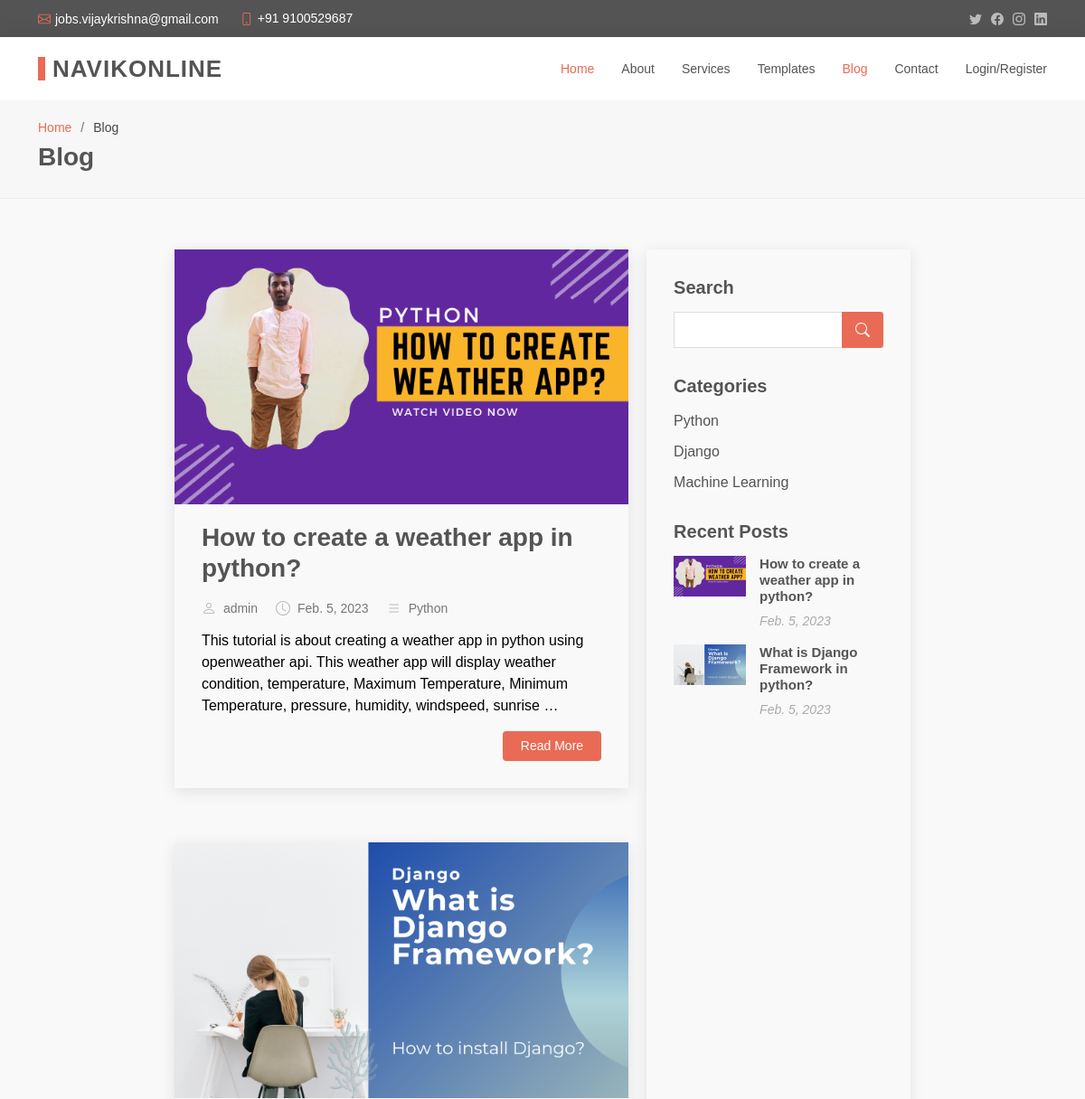
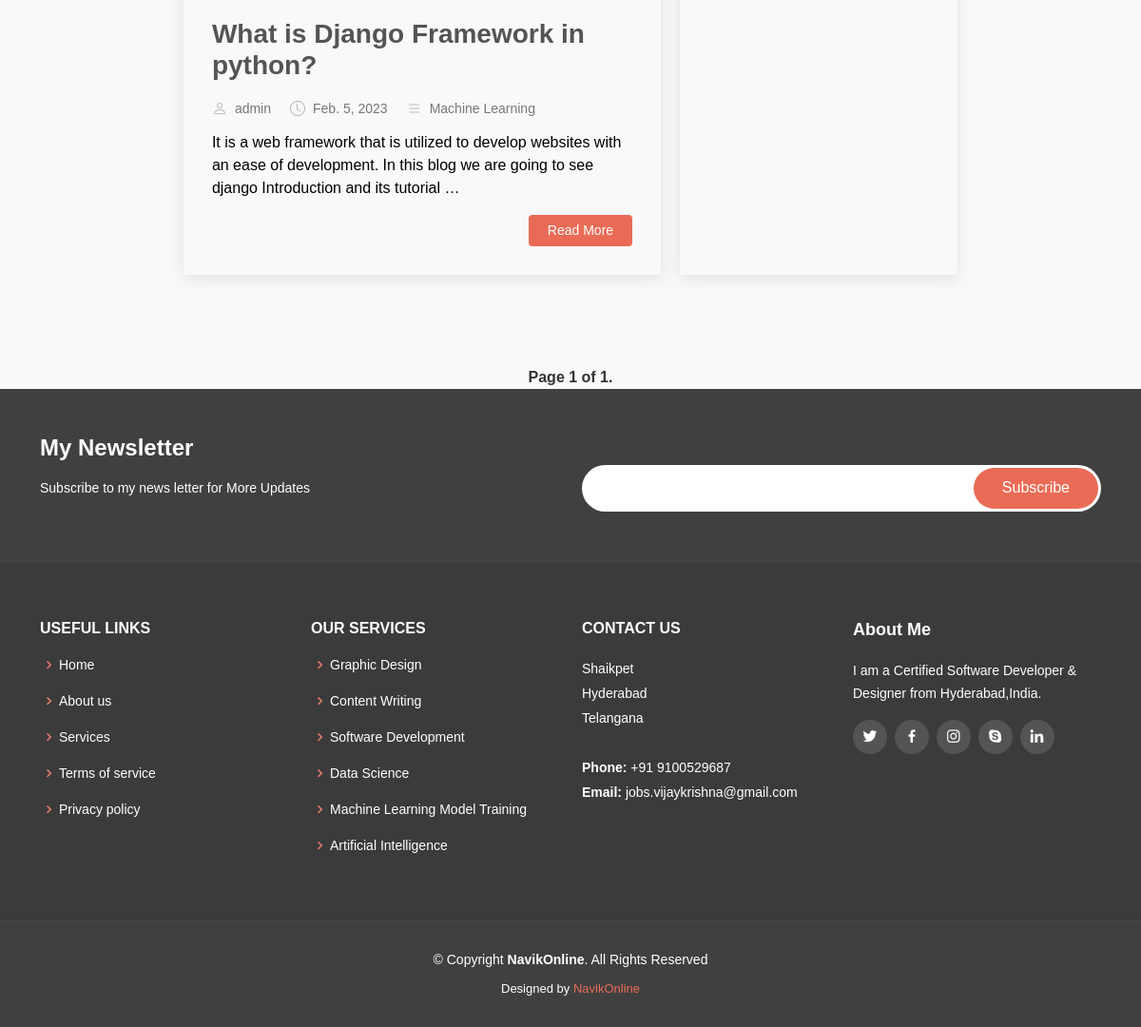
Screenshot of /blog/ with the database file from the repository (2 pictures, top to bottom).
### myapp/models.py (models this page shows, shortened)
class Post(models.Model):
    category = models.ForeignKey(Category, on_delete=models.CASCADE, related_name = 'categories')
    user = models.ForeignKey(User, on_delete=models.CASCADE, related_name='users')
    title = models.CharField(max_length =255)
    thumbnail = models.ImageField(upload_to = 'post/thumbnail')
    description = RichTextField(blank=True, null = True)
    tags = models.CharField(max_length=255)
    posted_at = models.DateField(default = datetime.now)
    is_published = models.BooleanField(default = False)
    class Meta:
        verbose_name = ("Post")
        verbose_name_plural = ('Posts')

class Category(models.Model):
    name = models.CharField(max_length=255)
    created = models.DateTimeField(default = datetime.now)
    def __str__(self):
        return self.name
    class meta:
        verbose_name = 'Category'
        verbose_name_plural = 'Categories'

### myapp/views.py (the view)
# urls.py: path('blog/', views.blog, name = 'blog'),
def blog(request):
    category_name = request.GET.get('category')
    if category_name:
        posts = Post.objects.filter(is_published=True, category__name=category_name)
        paginator = Paginator(posts, 2)
        page = request.GET.get('page')
        posts = paginator.get_page(page)
    else:
        posts = Post.objects.filter(is_published=True)
        paginator = Paginator(posts, 2)
        page = request.GET.get('page')
        posts = paginator.get_page(page)
    Categories = Category.objects.all()
    context = {
        'posts':posts,
        'Categories': Categories
    }
    return render(request, 'blog.html', context)

### templates/blog.html (shortened to what this page needs)
{% load static %}
<!DOCTYPE html>
<html lang="en">
<head>
  <link href="{% static 'assets/vendor/animate.css/animate.min.css' %}" rel="stylesheet">
  <link href="{% static 'assets/vendor/bootstrap/css/bootstrap.min.css' %}" rel="stylesheet">
  <link href="{% static 'assets/vendor/bootstrap-icons/bootstrap-icons.css' %}" rel="stylesheet">
  <link href="{% static 'assets/vendor/boxicons/css/boxicons.min.css' %}" rel="stylesheet">
  <link href="{% static 'assets/vendor/glightbox/css/glightbox.min.css' %}" rel="stylesheet">
  <link href="{% static 'assets/vendor/swiper/swiper-bundle.min.css' %}" rel="stylesheet">
  <link href="{% static 'assets/css/style.css' %}" rel="stylesheet">
  <link href="{% static 'assets/css/style_2.css' %}" rel="stylesheet">
</head>
<body>
  <section id="topbar" class="d-flex align-items-center">
    <div class="container d-flex justify-content-center justify-content-md-between">
      <div class="contact-info d-flex align-items-center">
        <i class="bi bi-envelope d-flex align-items-center"><a href="mailto:contact@example.com">jobs.vijaykrishna@gmail.com</a></i>
        <i class="bi bi-phone d-flex align-items-center ms-4"><span>+91 9100529687</span></i>
      </div>
      <div class="social-links d-none d-md-flex align-items-center">
        <a href="#" class="twitter"><i class="bi bi-twitter"></i></a>
        <a href="#" class="facebook"><i class="bi bi-facebook"></i></a>
        <a href="#" class="instagram"><i class="bi bi-instagram"></i></a>
        <a href="#" class="linkedin"><i class="bi bi-linkedin"></i></i></a>
      </div>
    </div>
  </section>
  <header id="header" class="d-flex align-items-center">
    <div class="container d-flex justify-content-between align-items-center">
      <div class="logo">
        <h1><a href="/">NavikOnline</a></h1>
      </div>
      <nav id="navbar" class="navbar">
          {% if user.is_authenticated %}
          <ul>
            <li><a href="/">Home</a></li>
            <li><a href="{% url 'blog' %}">Blog</a></li>
            <li><a href="{% url 'logout' %}">Logout</a></li>
          </ul>
          {% else %}
          <ul>
            <li><a class="active" href="/">Home</a></li>
            <li><a href="{% url 'about' %}" >About</a></li>
            <li><a href="{% url 'services' %}">Services</a></li>
            <li><a href="{% url 'Templates' %}">Templates</a></li>
            <li><a class="active" href="{% url 'blog' %}">Blog</a></li>
            <li><a href="{% url 'contact' %}">Contact</a></li>
            <li><a href="{% url 'register' %}">Login/Register</a></li>
          </ul>
          {% endif %}
        </nav>
    </div>
  </header>
  <main id="main">
    <section id="breadcrumbs" class="breadcrumbs">
      <div class="container">
        <ol>
          <li><a href="/">Home</a></li>
          <li>Blog</li>
        </ol>
        <h2>Blog</h2>
      </div>
    </section>
    <section id="blog" class="blog" style='display: flex;padding:1rem;width: 100vw;justify-content: center;'>
          <div class="article__div" style="width:43%;">
            {% for post in posts %}
            <article class="entry">
              <div class="entry-img">
                <img src="{{post.thumbnail.url}}" alt="" class="img-fluid">
              </div>
              <h2 class="entry-title">
                <a href="{% url 'blog_single' post.title %}">{{post.title}}</a>
              </h2>
              <div class="entry-meta">
                <ul>
                  <li class="d-flex align-items-center"><i class="bi bi-person"></i> <a href="{% url 'blog_single' post.title %}">{{post.user}}</a></li>
                  <li class="d-flex align-items-center"><i class="bi bi-clock"></i> <a href="{% url 'blog_single' post.title %}"><time >{{post.posted_at}}</time></a></li>
                  <li class="d-flex align-items-center"><i class="bi bi-list"></i> <a href="{% url 'blog_single' post.title %}">{{post.category}}</a></li>
                </ul>
              </div>
              <div class="entry-content">
                <p>
                  {{post.description|safe|truncatewords:"30"|linebreaks}}
                </p>
                <div class="read-more">
                  <a href="{% url 'blog_single' post.title %}">Read More</a>
                </div>
              </div>
            </article>
          {% endfor %}
        </div>
          <div class="sidebar" id="sidebar__div" style="width:25%;">
            <h3 class="sidebar-title">Search</h3>
            <div class="sidebar-item search-form">
              <form action="/search/" method="GET">{% csrf_token %}
                <input type="text" name="q">
                <button type="submit"><i class="bi bi-search"></i></button>
              </form>
            </div>
            <h3 class="sidebar-title">Categories</h3>
            <div class="sidebar-item categories">
              <ul>
                {% for category in Categories %}
                  <li><a href="/blog/?category={{ category.name }}">{{ category.name }} </a></li>
                {% endfor %}
              </ul>
            </div>
            <h3 class="sidebar-title">Recent Posts</h3>
            <div class="sidebar-item recent-posts">
              {% for post in posts %}
              <div class="post-item clearfix">
                <img src="{{post.thumbnail.url}}" alt="">
                <h4><a href="{% url 'blog_single' post.title %}">{{post.title}}</a></h4>
                <time datetime="{{post.posted_at}}">{{post.posted_at}}</time>
              </div>
              {% endfor %}
            </div>
          </div>
    </section>
    <div class="pagination" >
      <span class="step-links" >
          <span class="current">
              Page {{ posts.number }} of {{ posts.paginator.num_pages }}.
          </span>
      </span>
  </div>
  </main>
  <footer id="footer">
    <div class="footer-newsletter">
      <div class="container">
        <div class="row">
          <div class="col-lg-6">
            <h4>My Newsletter</h4>
            <p>Subscribe to my news letter for More Updates</p>
          </div>
          <div class="col-lg-6">
            <form action="" method="post">
              <input type="email" name="email"><input type="submit" value="Subscribe">
            </form>
          </div>
        </div>
      </div>
    </div>
    <div class="footer-top">
      <div class="container">
        <div class="row">
          <div class="col-lg-3 col-md-6 footer-links">
            <h4>Useful Links</h4>
            <ul>
              <li><i class="bx bx-chevron-right"></i> <a href="#">Home</a></li>
              <li><i class="bx bx-chevron-right"></i> <a href="#">About us</a></li>
              <li><i class="bx bx-chevron-right"></i> <a href="#">Services</a></li>
              <li><i class="bx bx-chevron-right"></i> <a href="#">Terms of service</a></li>
              <li><i class="bx bx-chevron-right"></i> <a href="#">Privacy policy</a></li>
            </ul>
          </div>
          <div class="col-lg-3 col-md-6 footer-links">
            <h4>Our Services</h4>
            <ul>
              <li><i class="bx bx-chevron-right"></i> <a href="#">Graphic Design</a></li>
              <li><i class="bx bx-chevron-right"></i> <a href="#">Content Writing</a></li>
              <li><i class="bx bx-chevron-right"></i> <a href="#">Software Development</a></li>
              <li><i class="bx bx-chevron-right"></i> <a href="#">Data Science</a></li>
              <li><i class="bx bx-chevron-right"></i> <a href="#">Machine Learning Model Training</a></li>
              <li><i class="bx bx-chevron-right"></i> <a href="#">Artificial Intelligence</a></li>
            </ul>
          </div>
          <div class="col-lg-3 col-md-6 footer-contact">
            <h4>Contact Us</h4>
            <p>
              Shaikpet <br>
              Hyderabad<br>
              Telangana <br><br>
              <strong>Phone:</strong> +91 9100529687<br>
              <strong>Email:</strong> jobs.vijaykrishna@gmail.com<br>
            </p>
          </div>
          <div class="col-lg-3 col-md-6 footer-info">
            <h3>About Me</h3>
            <p>I am a Certified Software Developer & Designer from Hyderabad,India.</p>
            <div class="social-links mt-3">
              <a href="#" class="twitter"><i class="bx bxl-twitter"></i></a>
              <a href="#" class="facebook"><i class="bx bxl-facebook"></i></a>
              <a href="#" class="instagram"><i class="bx bxl-instagram"></i></a>
              <a href="#" class="google-plus"><i class="bx bxl-skype"></i></a>
              <a href="#" class="linkedin"><i class="bx bxl-linkedin"></i></a>
            </div>
          </div>
        </div>
      </div>
    </div>
    <div class="container">
      <div class="copyright">
        &copy; Copyright <strong><span>NavikOnline</span></strong>. All Rights Reserved
      </div>
      <div class="credits">
        Designed by <a href="#">NavikOnline</a>
      </div>
    </div>
  </footer>
</body>
</html>

### static/assets/css/style_2.css (style rules this page uses)
body { font-family: Arial, sans-serif; background-color: #f9f9f9; margin: 0; padding: 0; }
.pagination { display: flex; justify-content: center; margin-top: 20px; }
.step-links { display: flex; align-items: center; }
.current { display: inline-block; margin: 0 10px; color: #333; font-weight: bold; }

### rows the page displays
Post: thumbnail (picture), title "How to create a weather app in python?", user "admin", posted_at "Feb. 5, 2023", category "Python", description "This tutorial is about creating a weather app in python using openweather api. This weather app will display weather condition, temperature, Maximum Temperature, Minimum Temperature, pressure, humidity, windspeed, sunrise …"
Post: thumbnail (picture), title "What is Django Framework in python?", user "admin", posted_at "Feb. 5, 2023", category "Machine Learning", description "It is a web framework that is utilized to develop websites with an ease of development. In this blog we are going to see django Introduction and its tutorial …"
Category: name "Python"
Category: name "Django"
Category: name "Machine Learning"

### other values shown
{{ posts.number }} "1"
{{ posts.paginator.num_pages }} "1"
